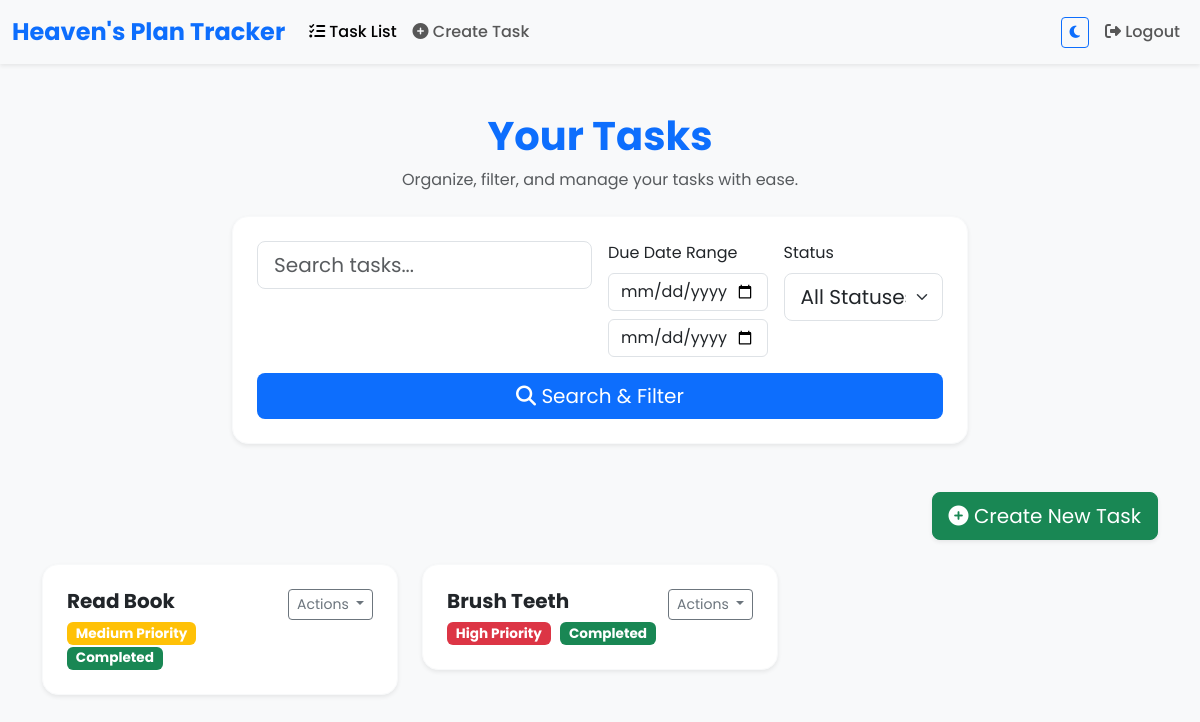
The app's page /todo/ (signed in), older data.
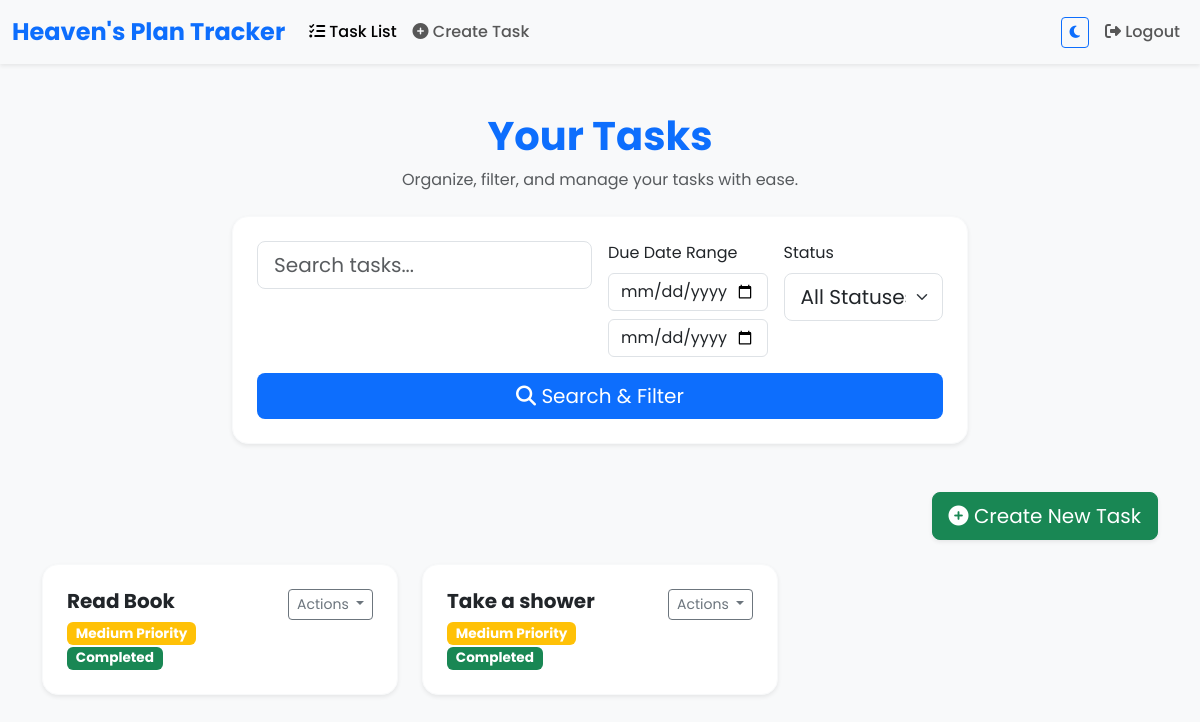
The same page, newer data.
### todo/models.py (models this page shows, shortened)
class Task(models.Model):
    PRIORITY_CHOICES = [
        ('low', 'Low'),
        ('medium', 'Medium'),
        ('high', 'High'),
    ]
    STATUS_CHOICES = [
        ('pending', 'Pending'),
        ('completed', 'Completed'),
    ]
    RECURRING_CHOICES = [
        ('none', 'None'),
        ('daily', 'Daily'),
        ('weekly', 'Weekly'),
        ('monthly', 'Monthly'),
    ]
    user = models.ForeignKey(User, on_delete=models.CASCADE)
    title = models.CharField(max_length=255)
    description = models.TextField(blank=True, null=True)
    priority = models.CharField(max_length=6, choices=PRIORITY_CHOICES, default='medium')
    due_date = models.DateField(blank=True, null=True)
    status = models.CharField(max_length=10, choices=STATUS_CHOICES, default='pending')
    recurring = models.CharField(max_length=10, choices=RECURRING_CHOICES, default='none')
    order = models.IntegerField(default=0)
    completed_at = models.DateTimeField(null=True, blank=True)

### todo/views.py (the view)
# urls.py: path('', views.task_list, name='task_list'),  # Task listing view
@login_required
def task_list(request):
    tasks = Task.objects.filter(user=request.user)
    search_query = request.GET.get('search')
    if search_query:
        tasks = tasks.filter(title__icontains=search_query) | tasks.filter(description__icontains=search_query)
    start_due = request.GET.get('start_due')
    end_due = request.GET.get('end_due')
    if start_due and end_due:
        tasks = tasks.filter(due_date__range=[start_due, end_due])
    now = timezone.now()
    soon_due_tasks = tasks.filter(due_date__range=[now, now + timedelta(days=1)], status='pending')
    status_filter = request.GET.get('status')
    if status_filter:
        tasks = tasks.filter(status=status_filter)
    priority_filter = request.GET.get('priority')
    if priority_filter:
        tasks = tasks.filter(priority=priority_filter)
    sort_by = request.GET.get('sort_by', 'due_date')
    tasks = tasks.order_by(sort_by)
    context = {
        'tasks': tasks,
        'soon_due_tasks': soon_due_tasks,
    }
    return render(request, 'todo/task_list.html', context)

### templates/todo/task_list.html (shortened to what this page needs)
{% extends 'base.html' %}
{% block content %}
<div class="container mt-5">
    <div class="text-center mb-4 animate-fade-in">
        <h2 class="display-6 fw-bold text-primary">Your Tasks</h2>
        <p class="text-muted">Organize, filter, and manage your tasks with ease.</p>
    </div>
    <div class="row justify-content-center animate-slide-up">
        <div class="col-lg-8 col-md-10 col-sm-12">
            <div class="card shadow-sm p-4 mb-5 border-light rounded-4">
                <form method="GET" class="row g-3" id="filter-form">
                    <div class="col-md-6">
                        <input type="text" class="form-control form-control-lg" name="search" placeholder="Search tasks..." value="{{ request.GET.search }}">
                    </div>
                    <div class="col-md-3">
                        <label for="due_date_range" class="form-label">Due Date Range</label>
                        <input type="date" class="form-control mb-2" name="start_due" value="{{ request.GET.start_due }}">
                        <input type="date" class="form-control" name="end_due" value="{{ request.GET.end_due }}">
                    </div>
                    <div class="col-md-3">
                        <label for="status" class="form-label">Status</label>
                        <select class="form-select form-select-lg" name="status">
                            <option value="">All Statuses</option>
                        </select>
                    </div>
                    <div class="col-12 d-grid">
                        <button type="submit" class="btn btn-primary btn-lg w-100">
                            <i class="fas fa-search"></i> Search & Filter
                        </button>
                    </div>
                </form>
            </div>
        </div>
    </div>
    <div class="text-end mb-4">
        <a href="{% url 'task_create' %}" class="btn btn-success btn-lg shadow-sm">
            <i class="fas fa-plus-circle"></i> Create New Task
        </a>
    </div>
    <div id="task-list" class="row gy-4">
        {% for task in tasks %}
            <div class="col-lg-4 col-md-6 col-sm-12">
                <div id="task-{{ task.id }}" class="card task-card mb-3 p-4 shadow-sm border-light rounded-4">
                    <div class="d-flex justify-content-between align-items-start">
                        <div>
                            <h5 class="fw-bold mb-2">{{ task.title }}</h5>
                            {% if task.priority == 'high' %}
                                <span class="badge bg-danger">High Priority</span>
                            {% elif task.priority == 'medium' %}
                                <span class="badge bg-warning">Medium Priority</span>
                            {% else %}
                                <span class="badge bg-secondary">Low Priority</span>
                            {% endif %}
                            {% if task.status == 'completed' %}
                                <span class="badge bg-success">Completed</span>
                            {% else %}
                                <span class="badge bg-primary">Pending</span>
                            {% endif %}
                        </div>
                        <div class="btn-group">
                            <button class="btn btn-sm btn-outline-secondary dropdown-toggle" type="button" data-bs-toggle="dropdown" aria-expanded="false">
                                Actions
                            </button>
                        </div>
                    </div>
                </div>
            </div>
        {% empty %}
            <div class="col-12 text-center">
                <div class="alert alert-warning shadow-sm">No tasks available.</div>
            </div>
        {% endfor %}
    </div>
</div>
{% endblock %}

### templates/base.html (shortened to what this page needs)
{% load static %}
<!DOCTYPE html>
<html lang="en">
<head>
    <link href="https://cdn.jsdelivr.net/npm/bootstrap@5.3.3/dist/css/bootstrap.min.css" rel="stylesheet">
    <link rel="stylesheet" href="{% static 'css/style.css' %}">
    <link rel="stylesheet" href="https://cdnjs.cloudflare.com/ajax/libs/font-awesome/6.6.0/css/all.min.css" />
    <link href="https://cdn.jsdelivr.net/npm/flatpickr/dist/flatpickr.min.css" rel="stylesheet">
    <link href="https://cdn.jsdelivr.net/npm/fullcalendar@5.11.3/main.min.css" rel="stylesheet">
</head>
<body>
    <nav id="navbar" class="navbar navbar-expand-lg navbar-light bg-light shadow-sm sticky-top">
        <div class="container-fluid">
            <a class="navbar-brand fw-bold text-primary" href="{% url 'dashboard_view' %}">Heaven's Plan Tracker</a>
            <div class="offcanvas offcanvas-end" tabindex="-1" id="offcanvasNavbar" aria-labelledby="offcanvasNavbarLabel">
                <div class="offcanvas-body">
                    <ul class="navbar-nav me-auto mb-2 mb-lg-0">
                        {% if user.is_authenticated %}
                            {% include 'partials/nav_links.html' %}
                        {% endif %}
                    </ul>
                    <ul class="navbar-nav ms-auto align-items-center">
                        {% if user.is_authenticated %}
                        <li class="nav-item me-2">
                            <button id="themeToggle" onclick="toggleTheme()" class="btn btn-sm btn-outline-primary" aria-label="Toggle Dark Mode">
                                <i class="fas fa-moon"></i>
                            </button>
                        </li>
                        <li class="nav-item">
                            <a class="nav-link" href="{% url 'logout' %}"><i class="fas fa-sign-out-alt"></i> Logout</a>
                        </li>
                        {% endif %}
                    </ul>
                </div>
            </div>
        </div>
    </nav>
    <main class="p-0 m-0">
        {% block content %}{% endblock %}
    </main>
</body>
</html>

### templates/partials/nav_links.html (shortened to what this page needs)
{% if request.resolver_match.url_name == 'expense_list' or request.resolver_match.url_name == 'add_expense' or request.resolver_match.url_name == 'budget_settings' %}
    <li class="nav-item">
        <a class="nav-link {% if request.resolver_match.url_name == 'expense_list' %}active{% endif %}" href="{% url 'expense_list' %}">
            <i class="fas fa-money-bill-wave"></i> Expenses
        </a>
    </li>
    <li class="nav-item">
        <a class="nav-link {% if request.resolver_match.url_name == 'add_expense' %}active{% endif %}" href="{% url 'add_expense' %}">
            <i class="fas fa-plus-circle"></i> Add Expense
        </a>
    </li>
    <li class="nav-item">
        <a class="nav-link {% if request.resolver_match.url_name == 'budget_settings' %}active{% endif %}" href="{% url 'budget_settings' %}">
            <i class="fas fa-cogs"></i> Budget Settings
        </a>
    </li>
{% elif request.resolver_match.url_name == 'task_list' or request.resolver_match.url_name == 'task_create' %}
    <li class="nav-item">
        <a class="nav-link {% if request.resolver_match.url_name == 'task_list' %}active{% endif %}" href="{% url 'task_list' %}">
            <i class="fas fa-tasks"></i> Task List
        </a>
    </li>
    <li class="nav-item">
        <a class="nav-link {% if request.resolver_match.url_name == 'task_create' %}active{% endif %}" href="{% url 'task_create' %}">
            <i class="fas fa-plus-circle"></i> Create Task
        </a>
    </li>
{% endif %}

### static/css/style.css (style rules this page uses)
body { font-family: 'Poppins', sans-serif; background-color: #f8f9fa; color: #343a40; margin: 0; padding: 0; box-sizing: border-box; }
.navbar { background-color: #ffffff; box-shadow: 0 4px 8px rgba(0, 0, 0, 0.1); }
.navbar-brand { font-weight: 600; font-size: 1.5rem; }
.nav-link { font-size: 1rem; font-weight: 500; padding: 0.75rem 1.25rem; transition: background-color 0.3s ease; }
.nav-link.active { color: #007bff; }
.offcanvas-body { padding-top: 2rem; }
.btn-primary { border: none; transition: background-color 0.3s ease; }

### templates/todo/task_list.html (style rules this page uses)
.task-card { border-radius: 10px; transition: transform 0.2s, box-shadow 0.2s; }
.badge { margin-right: 5px; font-size: 0.85rem; }
.animate-fade-in { animation: fadeIn 0.8s ease forwards; opacity: 0; }
.animate-slide-up { animation: slideUp 0.8s ease forwards; opacity: 0; }

Row changes from the older to the newer data that the page shows:
removed Task: title "Brush Teeth", priority "High Priority", status "Completed"
added Task: title "Take a shower", priority "Medium Priority", status "Completed"
